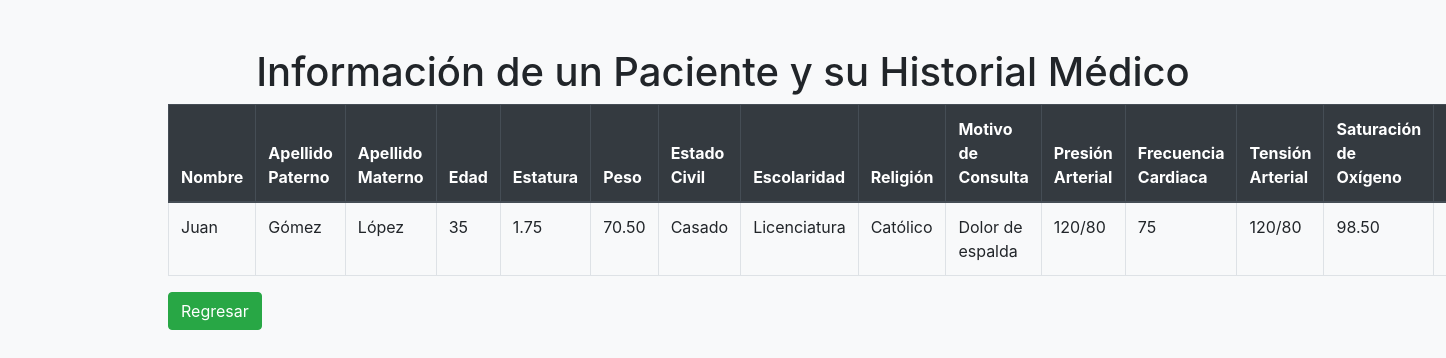
/paciente/consultaPaciente.php?id=1, run on the app's committed database.
### tables this page shows
CREATE TABLE Paciente (
    ID_Paciente INT PRIMARY KEY AUTO_INCREMENT,
    nombre VARCHAR(255),
    apellidoPaterno VARCHAR(255),
    apellidoMaterno VARCHAR(255),
    ine VARCHAR(20),
    genero VARCHAR(10),
    created_at datetime,
updated_at datetime null,
deleted_at datetime null
);

CREATE TABLE DatosGenerales (
    ID_DatosGenerales INT PRIMARY KEY AUTO_INCREMENT,
    nombre VARCHAR(255),
    domicilio VARCHAR(255),
    numeroEmergencia VARCHAR(20),
    edad INT,
    estatura DECIMAL(5, 2),
    peso DECIMAL(5, 2),
    estadoCivil VARCHAR(20),
    escolaridad VARCHAR(50),
    religion VARCHAR(50),
    motivoConsulta TEXT,
    Paciente_ID INT,
    created_at datetime,
updated_at datetime null,
deleted_at datetime null,
    FOREIGN KEY (Paciente_ID) REFERENCES Paciente(ID_Paciente)
);

CREATE TABLE SignosVitales (
    ID_SignosVitales INT PRIMARY KEY AUTO_INCREMENT,
    presionArterial VARCHAR(15),
    frecuenciaCardiaca INT,
    tensionArterial VARCHAR(15),
    saturacionOxigeno DECIMAL(4, 2),
    temperatura DECIMAL(4, 2),
    Paciente_ID INT,
    created_at datetime,
updated_at datetime null,
deleted_at datetime null,
    FOREIGN KEY (Paciente_ID) REFERENCES Paciente(ID_Paciente)
);

### paciente/consultaPaciente.php (the view, shortened to what this page needs)
<?php
$con = connection();
$idPaciente = isset($_GET['id']) ? $_GET['id'] : 0;
$sql = "SELECT
P.nombre AS Nombre_Paciente,
P.apellidoPaterno AS Apellido_Paterno,
P.apellidoMaterno AS Apellido_Materno,
DG.edad AS Edad,
DG.estatura AS Estatura,
DG.peso AS Peso,
DG.estadoCivil AS Estado_Civil,
DG.escolaridad AS Escolaridad,
DG.religion AS Religion,
DG.motivoConsulta AS Motivo_Consulta,
SV.presionArterial AS Presion_Arterial,
SV.frecuenciaCardiaca AS Frecuencia_Cardiaca,
SV.tensionArterial AS Tension_Arterial,
SV.saturacionOxigeno AS Saturacion_Oxigeno,
SV.temperatura AS Temperatura
FROM
Paciente P
JOIN DatosGenerales DG ON P.ID_Paciente = DG.Paciente_ID
JOIN SignosVitales SV ON P.ID_Paciente = SV.Paciente_ID
WHERE
P.ID_Paciente = $idPaciente";
$query = mysqli_query($con, $sql);
?>
<!DOCTYPE html>
<html lang="en">
<head>
    <link rel="stylesheet" href="https://stackpath.bootstrapcdn.com/bootstrap/4.5.2/css/bootstrap.min.css">
</head>
<body class="bg-light">
    <div class="container-fluid d-flex justify-content-center align-items-center h-100">
        <div class="container mt-5">
            <h1 class="text-center">Información de un Paciente y su Historial Médico</h1>
            <table class="table table-bordered">
                <thead class="thead-dark">
                    <tr>
                        <th>Nombre</th>
                        <th>Apellido Paterno</th>
                        <th>Apellido Materno</th>
                        <th>Edad</th>
                        <th>Estatura</th>
                        <th>Peso</th>
                        <th>Estado Civil</th>
                        <th>Escolaridad</th>
                        <th>Religión</th>
                        <th>Motivo de Consulta</th>
                        <th>Presión Arterial</th>
                        <th>Frecuencia Cardiaca</th>
                        <th>Tensión Arterial</th>
                        <th>Saturación de Oxígeno</th>
                        <th>Temperatura</th>
                    </tr>
                </thead>
                <tbody>
                    <?php while ($row = mysqli_fetch_assoc($query)) : ?>
                        <tr>
                            <td><?= $row['Nombre_Paciente'] ?></td>
                            <td><?= $row['Apellido_Paterno'] ?></td>
                            <td><?= $row['Apellido_Materno'] ?></td>
                            <td><?= $row['Edad'] ?></td>
                            <td><?= $row['Estatura'] ?></td>
                            <td><?= $row['Peso'] ?></td>
                            <td><?= $row['Estado_Civil'] ?></td>
                            <td><?= $row['Escolaridad'] ?></td>
                            <td><?= $row['Religion'] ?></td>
                            <td><?= $row['Motivo_Consulta'] ?></td>
                            <td><?= $row['Presion_Arterial'] ?></td>
                            <td><?= $row['Frecuencia_Cardiaca'] ?></td>
                            <td><?= $row['Tension_Arterial'] ?></td>
                            <td><?= $row['Saturacion_Oxigeno'] ?></td>
                            <td><?= $row['Temperatura'] ?></td>
                        </tr>
                    <?php endwhile; ?>
                </tbody>
            </table>
            <a class="btn btn-success" href="mostrarPaciente.php">Regresar</a>
        </div>
    </div>
</body>
</html>

### data on the page
paciente: nombre "Juan", apellidoPaterno "Gómez", apellidoMaterno "López", datosgenerales.edad "35", datosgenerales.estatura "1.75", datosgenerales.peso "70.50", datosgenerales.estadoCivil "Casado", datosgenerales.escolaridad "Licenciatura", datosgenerales.religion "Católico", datosgenerales.motivoConsulta "Dolor de espalda", signosvitales.presionArterial "120/80", signosvitales.frecuenciaCardiaca "75", signosvitales.tensionArterial "120/80", signosvitales.saturacionOxigeno "98.50"
